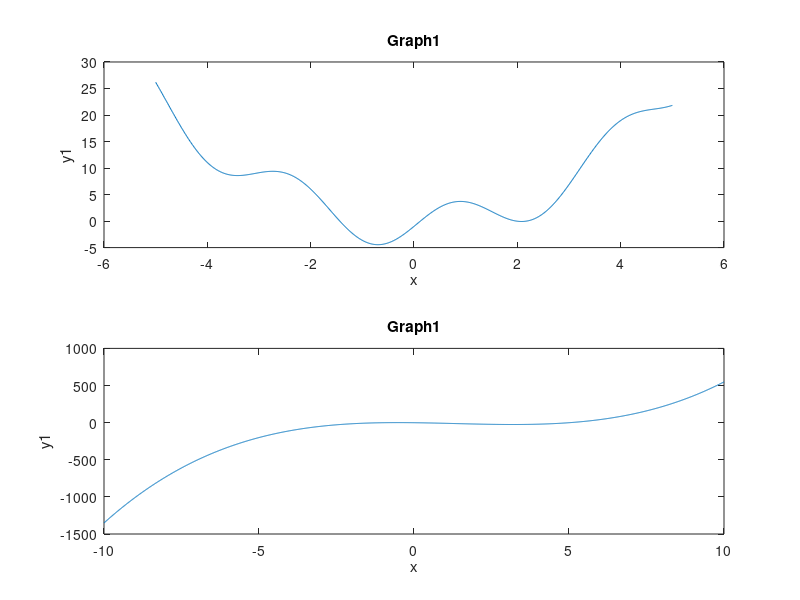
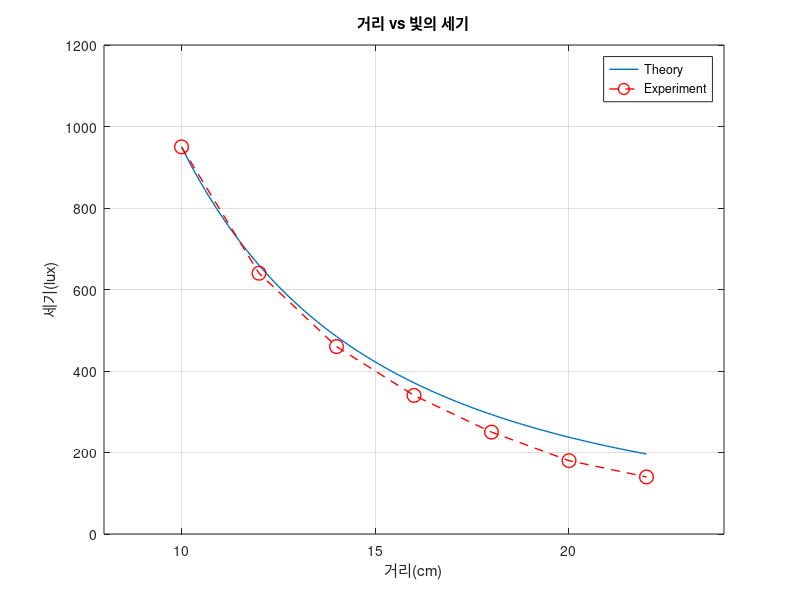

Source code (MATLAB) for these figures, in order:
%% round1 : 행렬 X 행렬
clear
clc

A = [3 5 -1; 4 0 2; -6 -3 2];
B = [2 -2 3 1; 5 0 7 8; 9 -4 1 1];

C = A*B;
disp(C);
%% round2 : 전치 행렬
clear
clc

A = [5 -8 1; 4 0 0];
a = A';
disp(a);
%% round3 : 선형 연립 방정식 행렬 만들기 예
% 역행렬을 이용해서 AX=B 방정식의 해를 구하면 됩니다
clear
clc

A = [4 6 9; 6 0 -2; 5 -8 1];
B = [6; 20; 10];
X = inv(A)*B;
disp(X);

%% round4 : plot 명령어 실습
clear
clc

x = [1 2 3 4 8 7.5 8 10];
y = [2 6.5 7 7 5.5 4 6 8];
plot(x,y)
%% round5 : plot명령어 옵션 예
clear
clc

x = [1 2 3 4 8 7.5 8 10];
y = [2 6.5 7 7 5.5 4 6 8];

% 1
plot(x,y)
% 2 : 빨간 실선
plot(x,y,'r')
% 3 : 노란 파선
plot(x,y,'--y')
% 4 : 데이터 마커 *로 표시 - 연결 선은 없음
plot(x,y,'*')
%% round 6 : 예제1
clear
clc

year = [1988 1989 1990 1991 1992 1993 1994];
sales = [8 12 20 22 18 24 27];
% 라인: 빨간색, 마커: *, 라인두께: 2, 마커사이즈:12
plot(year,sales, '--r*', 'LineWidth',2,'MarkerSize',12);
%% 예제2(a)
clear
clc

% x값 구간 결정 : -2부터 4사이 0.5단위
x = -2:0.5:4;
y = exp(-0.5.*x).*cos(6.*x);
plot(x,y)
%% 예제2(b)
clear
clc

% x값 구간 결정 : -2부터 4사이 0.01단위
x = -2:0.01:4;
y = exp(-0.5.*x) .* cos(6.*x);
plot(x,y)
%% 예제3 : 항력 계산하기
clear
clc

Cd = 5; p = 1.2; A = 25;
V = 0:2.5:200;
F = Cd * ((p*(V.^2)*A) / 2);
plot(V,F);
%% round7 : 같은 그림에 여러개 곡선 출력 - 방법1
clear; clc;
% plot명령어에 여러 곡선 나열
x = -2:0.01:4;
y = 3*x.^3 - 26*x + 6;
z = 9*x.^2 - 26;
r = 18*x;
% 파란 실선, 빨간 파선, 검은 점선
plot(x,y,'-b', x,z,'--r', x,r,':k')

%% round8 : 같은 그림에 여러개 곡선 출력 - 방법2
clear; clc;
% hold on, hold off 명령어 사용
x = -2:0.01:4;
y = 3*x.^3 - 26*x + 6;
z = 9*x.^2 - 26;
r = 18*x;
% 파란 실선
plot(x,y,'-b')
hold on
% 빨간 파선
plot(x,z,'--r')
% 검은 점선
plot(x,r,':k')
% hold off 명령어를 사용하면, 그래프 그리기 모드를 초기화하여 이전 그래프가 지워짐

%% round8 : 같은 페이지에 여러 그래프 그리기
clear; clc;
% subplot 명령어 
x = -5:0.01:5;
y1 = x.^2 + 4*sin(2*x) - 1;
y2 = sin(x.^2) ./ x.^2;

% 페이지 내 구역 설정
subplot(2,1,1);
% 그래프 그리기
plot(x,y1);
% 가로축 라벨 설정
xlabel('x')
% 세로축 라벨 설정
ylabel('y1')
% 그래프 이름 설정
title('Graph1')

subplot(2,1,2);
plot(x,y2)
xlabel('x')
ylabel('y2')
title('Graph2')
%% round9 : 여러 개 그림창 생성 실습
clear; clc;
% figure명령어 : 기존 그림 창은 그대로 두고, 추가로 그림창 생성
% 번호는 생성 순서대로 붙여짐 : figure(n)
x = -10:0.01:10;
y1 = x.^3 - 4*x.^2 - 5*x - 1;
y2 = (exp(-x.^2).*sin(x)) ./ x;

% figure명령어 뒤에 plot명령어를 넣어준다(,와 함께)
figure(1), plot(x,y1)
% 가로축 라벨 설정
xlabel('x')
% 세로축 라벨 설정
ylabel('y1')
% 그래프 이름 설정
title('Graph1')


% figure명령어 뒤에 plot명령어를 넣어준다(,와 함께)
figure(2), plot(x,y2)
% 가로축 라벨 설정
xlabel('x')
% 세로축 라벨 설정
ylabel('y2')
% 그래프 이름 설정
title('Graph2')

%% 그래프 형식 지정
clear; clc;
% 그래프 형식 지정에는
% 1. 격자 표시
% 2. 축범위 재설정
% 3. 축라벨, 그래프 제목, 범례(legend), 텍스트 라벨 추가
% 스크립트 파일에 명령어를 입력해서 추가하거나, 그림창의 그래프 편집기를 이용해서 지정할 수 있습니다.

% 그래프 형식 지정 예
x = 10:0.1:22;
y = 95000 ./ (x.^2);
xd = 10:2:22;
yd = [950 640 460 340 250 180 140];

plot(x,y,'-','LineWidth',1)
xlabel('거리(cm)')
ylabel('세기(lux)')
title('거리 vs 빛의 세기')
axis([8 24 0 1200])
hold on
plot(xd, yd, '--ro', 'LineWidth',1, 'MarkerSize',10)
legend('Theory', 'Experiment')
grid on



























